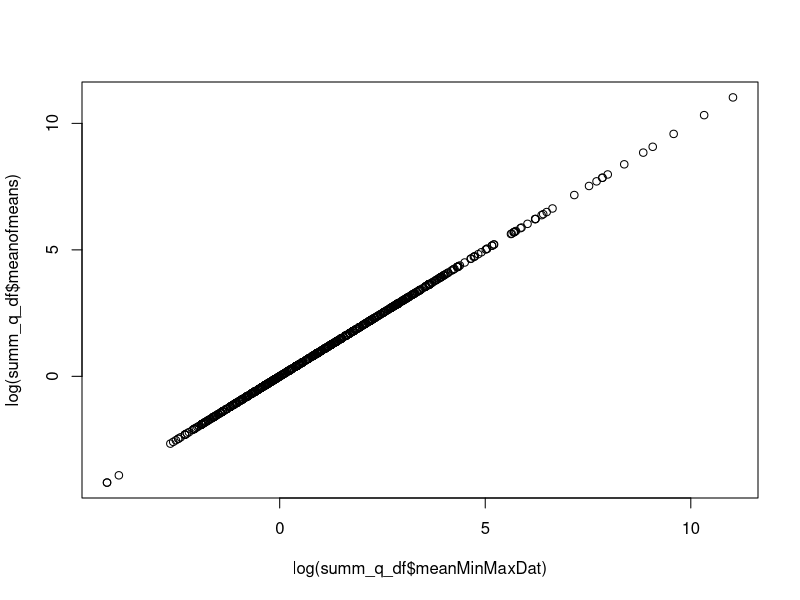
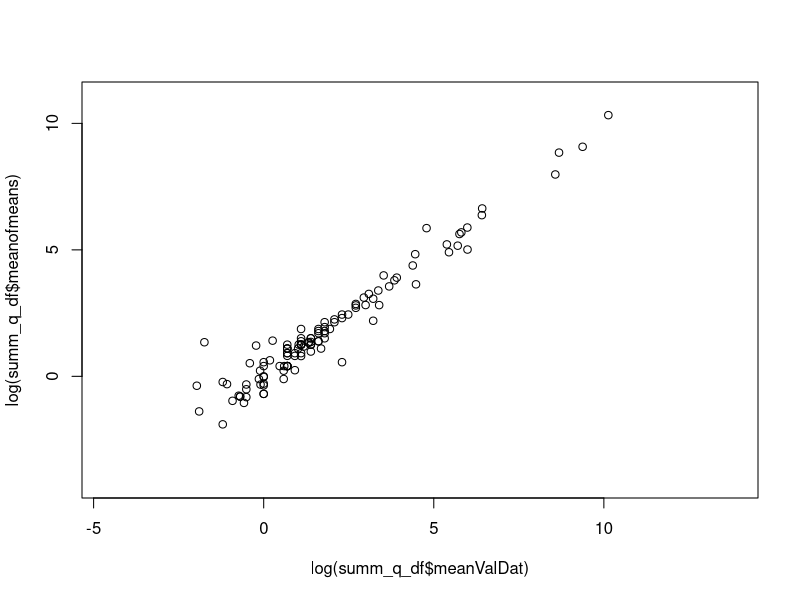

Write R code to recreate these figures, in order. (Note: this script raises an error after producing the figures.)
rm(list=ls())

# load libraries
library(tidyverse)
library(gtools)

# import data
df<-read.csv("data/qryDiveRS_Data_2023-05-21.csv")
str(df)

# extract quant data only
q_df<-df[grep("(C1)",df$NChrDat),]

# remove extra metadata columns
q_df<-q_df[,c(1,2,3,6:8)]

# calculate mean value (VAL,MIN,MAX) for each trait for each species
summ_q_df<-q_df %>% group_by(NTaxDat,NChrDat) %>% summarise(meanValDat = mean(ValDat, na.rm=TRUE), meanMinDat = mean(MinDat, na.rm=TRUE), meanMaxDat = mean(MaxDat, na.rm=TRUE), meanMinMaxDat = mean(c(MinDat, MaxDat), na.rm=TRUE) )
# view(summ_q_df)

### 
#  Note: there are alternative, perhaps better, ways to summarise the quantitative trait
#  values per species, particularly when min/max data are available.
### 

####
##  Exploring mean of means ----
####

# make column for mean of means
summ_q_df$meanofmeans<-(summ_q_df$meanMinDat + summ_q_df$meanMaxDat)/2

# column of true or false whether values match
summ_q_df$true_false <- summ_q_df$meanofmeans == summ_q_df$meanMinMaxDat

# what is the relation between mean of all min/max values, and mean of means
plot(log(summ_q_df$meanMinMaxDat),log(summ_q_df$meanofmeans))

# relation between mean Val and mean of means
plot(log(summ_q_df$meanValDat),log(summ_q_df$meanofmeans))

# df where values are not equal (NOTE: they appear to be equal)
summ_q_df[grep("TRUE",!summ_q_df$meanMinMaxDat==summ_q_df$meanofmeans),]

# only data with min values
q_df_min<-q_df[!is.na(q_df$MinDat),]

# counts per species per trait
df2 <- q_df_min[,c(2:3)] %>% group_by(NTaxDat , NChrDat) %>% 
  summarise(total_count=n(),.groups = 'drop') %>% 
  as.data.frame()

# view(q_df_min)
# view(df2)

# replace missing VAL with values calculated from min/max
for(i in 1:length(summ_q_df$meanValDat)){
  
  if(is.na(summ_q_df$meanValDat[i])){
    
    #  option # 1
    #  if val is NA, replace with mean of min and max
    #  Note: if one of min/max is NA then this may produce an NA 
    #  Note 2: this should be the same as method below, but leaving this in just in case
    #  (this doesnt occur in latest dataset after cursory check 07/07/23)
    
    # summ_q_df$meanValDat[i] <- (summ_q_df$meanMinDat[i] + summ_q_df$meanMaxDat[i]) / 2
    
    # option # 2
    #  if val is NA replace with mean of all min and max values
    
    summ_q_df$meanValDat[i] <- summ_q_df$meanMinMaxDat[i]
    
  }
}

# examine data
# view(summ_q_df)

# are any NA present?
table(is.na(summ_q_df$meanValDat))

# pivot to wide format with traits as columns
df.wide <- pivot_wider(summ_q_df, names_from = NChrDat, values_from = c(meanValDat,meanMinDat,meanMaxDat),id_cols = c(NTaxDat))
# view(df.wide)

# write output csv
write.csv(df.wide,"outputs/2_proteus_quantitative.csv")

